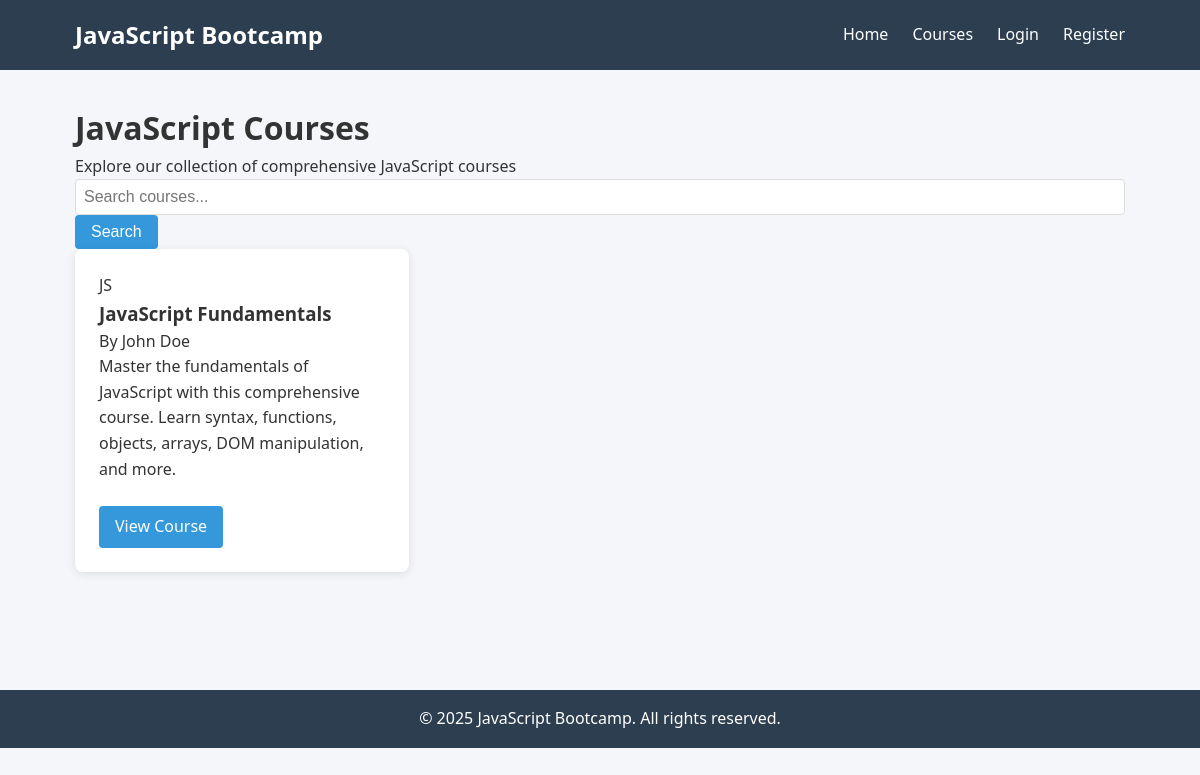
Page /courses/ on the committed database.
### courses/models.py (models this page shows, shortened)
class Course(models.Model):
    title = models.CharField(max_length=200)
    slug = models.SlugField(unique=True)
    description = models.TextField()
    instructor = models.ForeignKey(CustomUser, on_delete=models.CASCADE, related_name='courses')
    thumbnail = models.ImageField(upload_to='course_thumbnails/', blank=True, null=True)
    created_at = models.DateTimeField(auto_now_add=True)
    updated_at = models.DateTimeField(auto_now=True)
    is_published = models.BooleanField(default=False)

### users/models.py (models this page shows, shortened)
class CustomUser(AbstractUser):
    is_student = models.BooleanField(default=True)
    is_instructor = models.BooleanField(default=False)
    bio = models.TextField(max_length=500, blank=True)
    profile_picture = models.ImageField(upload_to='profile_pics/', blank=True, null=True)

### courses/views.py (the view)
# urls.py: path('courses/', views.course_list, name='course-list'),
def course_list(request):
    courses = Course.objects.filter(is_published=True)
    return render(request, 'courses/course_list.html', {'courses': courses})

### templates/courses/course_list.html (shortened to what this page needs)
{% extends 'base.html' %}
{% block content %}
<div class="page-header">
    <h1>JavaScript Courses</h1>
    <p>Explore our collection of comprehensive JavaScript courses</p>
</div>
<div class="filter-controls">
    <form action="" method="get" class="search-form">
        <input type="text" name="search" placeholder="Search courses..." class="form-control">
        <button type="submit" class="btn">Search</button>
    </form>
</div>
<div class="course-grid">
    {% for course in courses %}
        <div class="course-card card">
            {% if course.thumbnail %}
                <img src="{{ course.thumbnail.url }}" alt="{{ course.title }}">
            {% else %}
                <div class="placeholder-img">JS</div>
            {% endif %}
            <div class="card-body">
                <h3>{{ course.title }}</h3>
                <p class="instructor">By {{ course.instructor.get_full_name|default:course.instructor.username }}</p>
                <p>{{ course.description|truncatewords:20 }}</p>
            </div>
            <div class="card-footer">
                <a href="{% url 'course-detail' course.slug %}" class="btn">View Course</a>
            </div>
        </div>
    {% empty %}
        <div class="empty-state card">
            <p>No courses available yet. Please check back soon!</p>
        </div>
    {% endfor %}
</div>
{% endblock %}

### static/css/styles.css (style rules this page uses)
:root { --primary-color: #3498db; --secondary-color: #2c3e50; --accent-color: #e74c3c; --light-bg: #f4f6f9; --dark-text: #333; --light-text: #fff; }
* { margin: 0; padding: 0; box-sizing: border-box; }
body { font-family: 'Segoe UI', Tahoma, Geneva, Verdana, sans-serif; line-height: 1.6; color: var(--dark-text); background-color: var(--light-bg); }
.card { background-color: white; border-radius: 8px; box-shadow: 0 2px 10px rgba(0, 0, 0, 0.1); padding: 1.5rem; margin-bottom: 1.5rem; }
.btn { display: inline-block; padding: 0.5rem 1rem; background-color: var(--primary-color); color: var(--light-text); border: none; border-radius: 4px; cursor: pointer; text-decoration: none; font-size: 1rem; transition: background-color 0.3s; }
.form-control { width: 100%; padding: 0.5rem; border: 1px solid #ddd; border-radius: 4px; font-size: 1rem; }
.course-grid { display: grid; grid-template-columns: repeat(auto-fill, minmax(300px, 1fr)); gap: 1.5rem; }
.course-card { display: flex; flex-direction: column; height: 100%; }
.course-card .card-body { flex-grow: 1; }

### rows in the picture
Course: thumbnail "JS", title "JavaScript Fundamentals", instructor.get_full_name "John Doe", description "Master the fundamentals of JavaScript with this comprehensive course. Learn syntax, functions, objects, arrays, DOM manipulation, and more."
